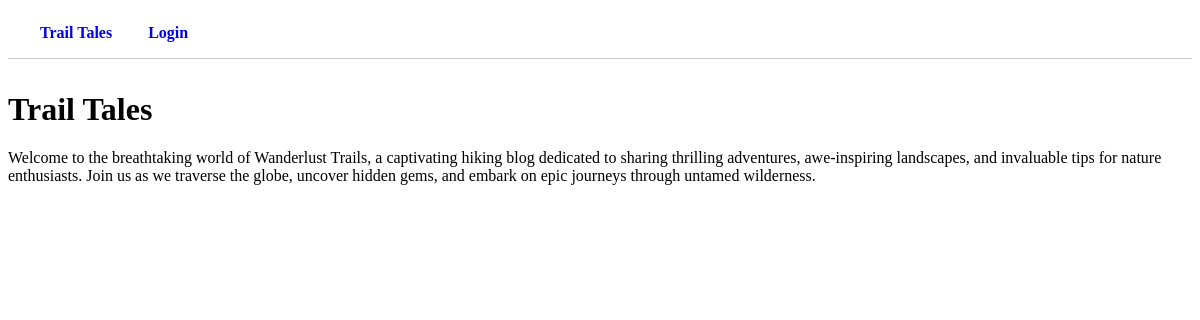
/posts/, run on an earlier commit of the app's database.
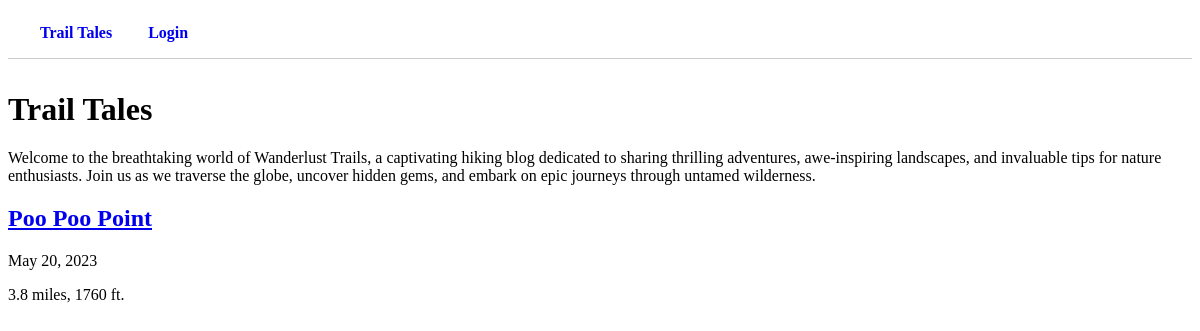
And on a later commit of the database.
### posts/models.py (models this page shows, shortened)
class Post(models.Model):
    name = models.CharField(max_length=100, unique=True)
    hike_length = models.DecimalField(max_digits=10, decimal_places=1)
    elevation = models.IntegerField()
    description = models.TextField(max_length=2000)
    date = models.DateField(null=True)
    author = models.ForeignKey(
        settings.AUTH_USER_MODEL,
        related_name="posts",
        on_delete=models.CASCADE,
    )
    class Meta:
        ordering = ['-date']

### posts/views.py (the view)
# urls.py: path("", posts_list, name="homepage"),
def posts_list(request):
    posts = Post.objects.all
    context = {
        "posts": posts,
    }
    return render(request, "posts/list.html", context)

### posts/templates/posts/list.html (shortened to what this page needs)
{% extends 'base.html'%}
{% block content %}
<main>
    <h1>Trail Tales</h1>
    <p>Welcome to the breathtaking world of Wanderlust Trails, a captivating hiking blog dedicated to sharing thrilling adventures, awe-inspiring landscapes, and invaluable tips for nature enthusiasts. Join us as we traverse the globe, uncover hidden gems, and embark on epic journeys through untamed wilderness. </p>
    <div class = "container">
        {% for post in posts %}
        <div class = 'post-body'>
            <h2><a href="{% url 'post_detail' post.id %}">{{post.name}}</a></h2>
            <p>{{post.date}}</p>
            <div>{{post.hike_length}} miles, {{post.elevation}} ft. </div>
        </div>
        {% endfor %}
    </div>
</main>
{% endblock content %}

What changed in the data, as far as the page shows it:
added Post: name "Poo Poo Point", date "May 20, 2023", hike_length "3.8", elevation "1760"
